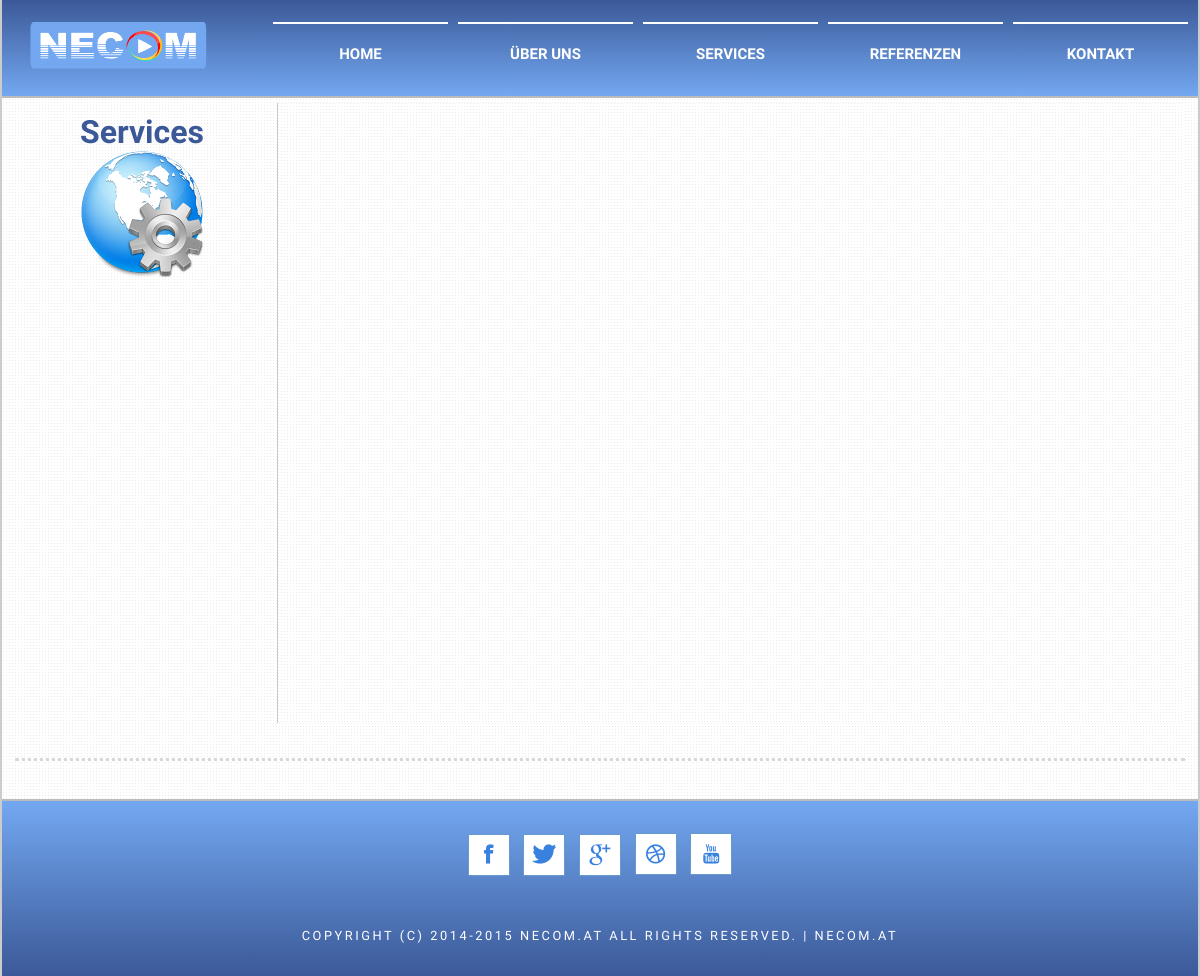
The app's page /services.php, older data.
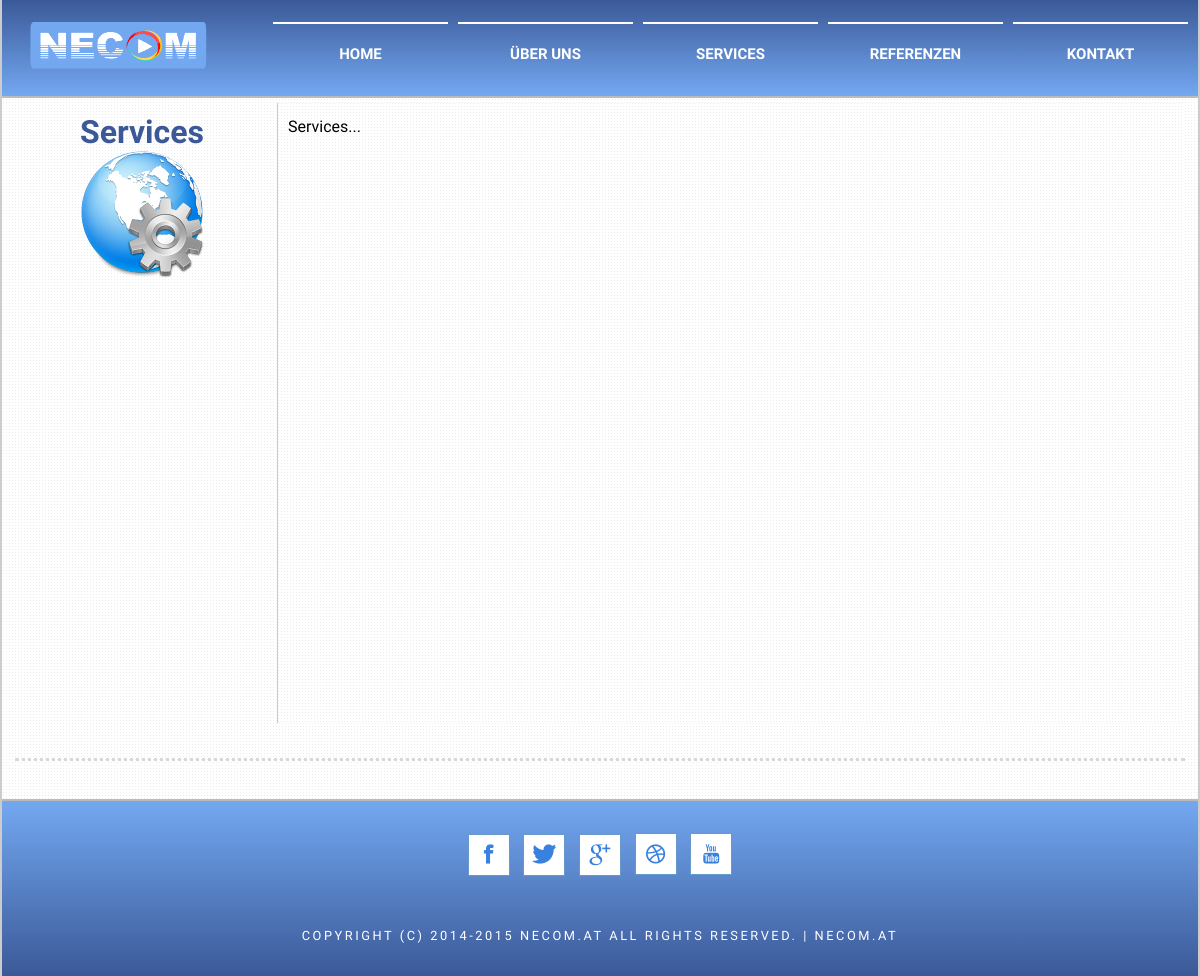
The same page, newer data.
### tables this page shows
CREATE TABLE `pages` (
  `id` int(11) NOT NULL,
  `img` varchar(255) NOT NULL,
  `title` varchar(255) NOT NULL,
  `date` varchar(255) NOT NULL,
  `link` varchar(255) NOT NULL,
  `text` text NOT NULL
);

### services.php (the view, shortened to what this page needs)
<!DOCTYPE html PUBLIC "-//W3C//DTD XHTML 1.0 Strict//EN" "http://www.w3.org/TR/xhtml1/DTD/xhtml1-strict.dtd">
<html xmlns="http://www.w3.org/1999/xhtml">
<head>
	<?php require_once __DIR__ . '/library/config.php'; ?>
	<link href="library/default.css" rel="stylesheet" type="text/css" media="all" />
	<link href="fonts/fonts.css" rel="stylesheet" type="text/css" media="all" />
</head>
<body>
	<?php require('./inc/menu_header.inc.php'); ?>
	<div class="page_title">
		<h1> Services </h1>
		<img src="images/service.png">
	</div>
	<div class="page_content_full">
		<?php
		$qry1 = mysqli_query($con, "SELECT * FROM pages WHERE link='http://necom.at/services'");
		while ($row = mysqli_fetch_array($qry1)) {
			echo $row['text'];
		}
		?>
	</div>
	<?php require('./inc/footer.inc.php'); ?>
</body>
</html>

Row changes from the older to the newer data that the page shows:
added pages: text "Services..."
